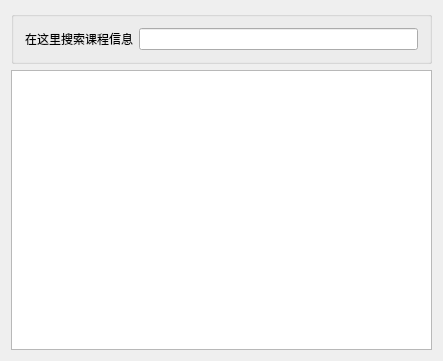
<?xml version="1.0" encoding="UTF-8"?>
<ui version="4.0">
 <class>stu_chooseclass</class>
 <widget class="QWidget" name="stu_chooseclass">
  <property name="geometry">
   <rect>
    <x>0</x>
    <y>0</y>
    <width>443</width>
    <height>361</height>
   </rect>
  </property>
  <property name="windowTitle">
   <string>stu_chooseclass</string>
  </property>
  <layout class="QGridLayout" name="gridLayout">
   <item row="0" column="0">
    <widget class="QGroupBox" name="groupBox">
     <property name="title">
      <string/>
     </property>
     <layout class="QHBoxLayout" name="horizontalLayout">
      <item>
       <widget class="QLabel" name="label">
        <property name="text">
         <string>在这里搜索课程信息</string>
        </property>
       </widget>
      </item>
      <item>
       <widget class="QLineEdit" name="lineEdit"/>
      </item>
     </layout>
    </widget>
   </item>
   <item row="1" column="0">
    <widget class="QTableWidget" name="tableWidget"/>
   </item>
  </layout>
 </widget>
 <layoutdefault spacing="6" margin="11"/>
 <resources/>
 <connections/>
</ui>
